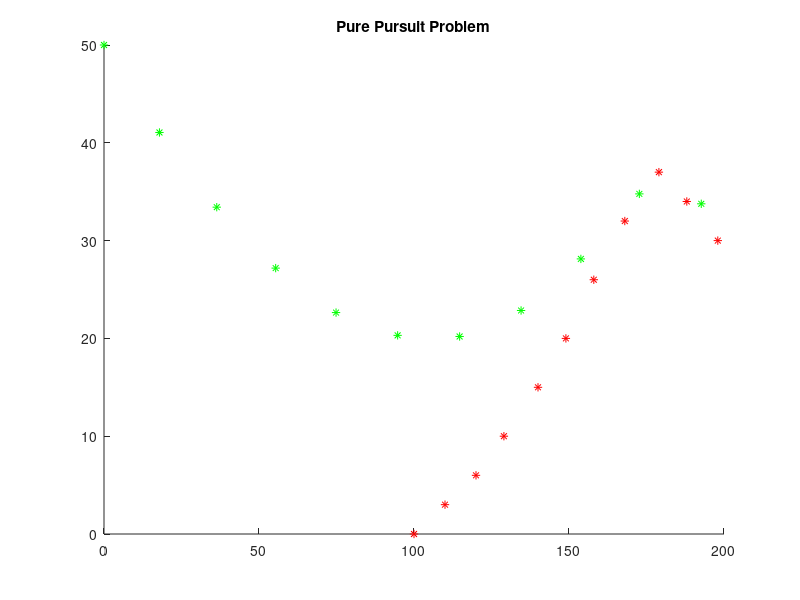

Write the MATLAB code that produced this figure.
clc;
hold all;
xb=[100 110 120 129 140 149 158 168 179 188 198 209 219 226 234 240];
yb=[0 3 6 10 15 20 26 32 37 34 30 27 23 19 16 14];

xf = [];
yf = [];
xf(1)=0;
yf(1)=50;
s=20;
dist=0;

for i=1:15
   pause on;
    plot(xb(i),yb(i),'r*');
    title('Pure Pursuit Problem');
    pause(1);
    plot(xf(i),yf(i),'g*');
    y=yb(i)-yf(i);
    x=xb(i)-xf(i);
    
  dist=sqrt(y^2+x^2);

  if(dist<=12)
        fprintf('Bomber destroyed at  %d s',i);
        break;
  end
  
  xf(i+1)=xf(i)+s*((xb(i)-xf(i))/dist);
  yf(i+1)=yf(i)+s*((yb(i)-yf(i))/dist);
end